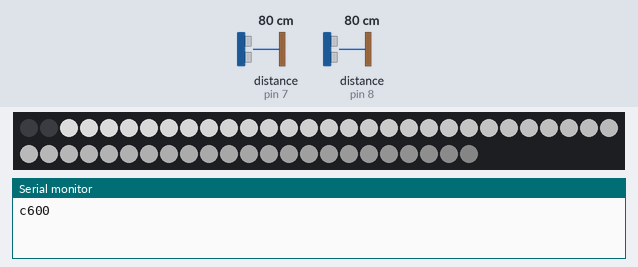
Recording of a sketch running on a simulated Arduino Uno, built with avr-gcc and run on an emulated ATmega328P. On the bench: 53 RGB LEDs in strip order, left to right, continuing on the next row, the last lines printed to the serial monitor. Inputs (shaded band) come from the test bench; at power-on: distance to the obstacle (sensors on pin 7, pin 8) 80 cm. The echo pulse lasts 58.3 µs per cm; dim RGB values are drawn brighter than linear.

Above: at 1.8 s.
1.9 s: distance to the obstacle (sensor on pin 7) set to 23 cm
At 2.61 s:
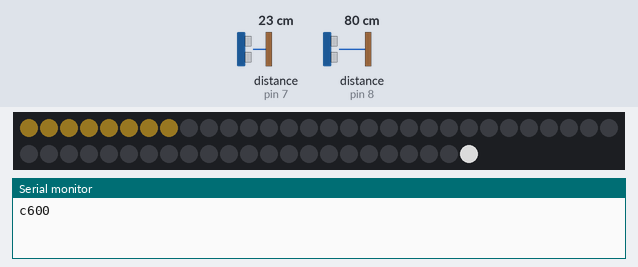
5.0 s: distance to the obstacle (sensor on pin 7) set to 18 cm
At 6.0 s:
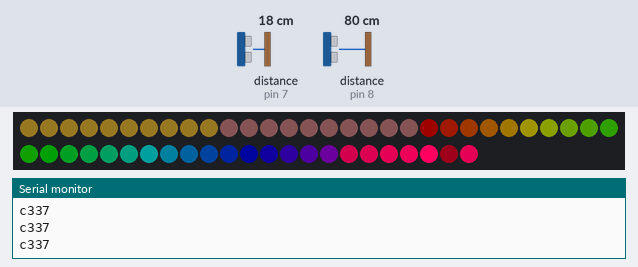
8.1 s: distance to the obstacle (sensor on pin 8) set to 60 cm
At 8.7 s:
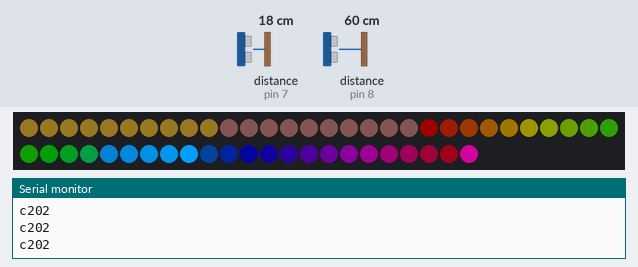
11.2 s: distance to the obstacle (sensor on pin 8) set to 97 cm
14.3 s: distance to the obstacle (sensor on pin 8) set to 104 cm
17.4 s: distance to the obstacle (sensor on pin 7) set to 35 cm
At 17.87 s:
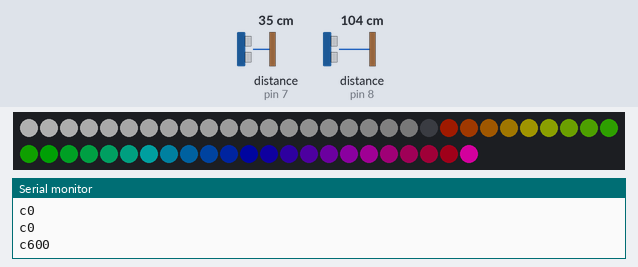

Measured:
- the behaviour switches between 21 and 20 cm on distance to the obstacle (sensor on pin 7) (found by bisection; images 1 and 2)
- after the input at 5.0 s, the LEDs: first differ from a run without the input after 0.41 s (image 2 shows a later state)
- after the input at 8.1 s, the LEDs: first change at once (image 3 shows a later state)
- after the input at 17.4 s, the LEDs: first change at once (image 4 shows a later state)

The sketch:

GLOW_Platform.ino
```cpp
// https://www.arduinoslovakia.eu/blog/2018/4/neopixel-ring-hsv-test?lang=en

bool debug = false;

#include "globals.h"
#include "leds.h"
#include "distance.h"

const int numReadings = 15;

int readings[numReadings];      // the readings from the analog input
int readIndex = 0;              // the index of the current reading
int total = 0;                  // the running total
int average = 0;                // the average

void setup() {
  initLed();

  Serial.begin(115200); // Starting Serial Terminal
  //  pixels.setBrightness(50);

  for (int thisReading = 0; thisReading < numReadings; thisReading++) {
    readings[thisReading] = 0;
  }
}

void loop() {

  readSonars();

  // Determine if reset is activated
  reset = (resetDistance > 20); // bool

  if(reset){
    sendDataToProcessing('c', calculateValue());
//    sendDataToProcessing('c', calculateValue());
    resetAnim();
    selectedPixel = 0;
    coldWhite(coldStart, coldEnd, true);
    warmWhite(warmStart, warmEnd, true);
    rgbSection(rgbStart, rgbEnd, true);
  }


  // mapping only if in range!
  if (footDistance < maxCalcDistance) {
    selectedPixel = (int) map(footDistance, 0, maxCalcDistance, 0, NUMPIXELS);

    // subtract the last reading:
    total = total - readings[readIndex];
    // read from the sensor:
    readings[readIndex] = selectedPixel;
    // add the reading to the total:
    total = total + readings[readIndex];
    // advance to the next position in the array:
    readIndex = readIndex + 1;

    // if we're at the end of the array...
    if (readIndex >= numReadings) {
      // ...wrap around to the beginning:
      readIndex = 0;
    }

    average = total / numReadings;
    selectedPixel = average;
  }


  if (debug) {
    Serial.print("footDistance: ");
    Serial.println(footDistance);

    Serial.print("resetDistance: ");
    Serial.println(resetDistance);

    Serial.print("reset: ");
    Serial.println(reset);

    Serial.print("selectedPixel: ");
    Serial.println(selectedPixel);
  }

  coldWhite(coldStart, coldEnd, false);
  warmWhite(warmStart, warmEnd, false);
  rgbSection(rgbStart, rgbEnd, false);

  // IMPORTANT OR PIXELS WILL NOT UPDATE
  pixels.show();

  // Keep last selected pixel in memory
  lastSelectedPixel = selectedPixel;

  if (debug) {
    Serial.print("Value: ");
    Serial.println(calculateValue());
  }
  else {
    sendDataToProcessing('c', calculateValue());
  }


  if (debug) {
    Serial.println();
  }

  delay(1);
}


int calculateValue() {

  if (inRange(lastSelectedPixel, coldStart, coldEnd-3)) {
    return 400;
  } else if (inRange(lastSelectedPixel, warmStart, warmEnd)) {
    return 500;
  } else if (reset) {
    return 600;
  } else {
    return constrain(map(lastSelectedPixel, rgbStart, rgbEnd, 0, 360), 0, 360);
  }

}

// From https://github.com/howieliang/Weka4P
void sendDataToProcessing(char symbol, int data) {
  Serial.print(symbol);  // symbol prefix of data type
  Serial.println(data);  // the integer data with a carriage return
}
```

distance.h
```cpp
#include <NewPing.h>

#define SONAR_NUM 2      // Number of sensors.
#define MAX_DISTANCE 100 // Maximum distance (in cm) to ping.

#define FOOT_TRIGGER 12
#define FOOT_ECHO 8

#define RESET_TRIGGER 3
#define RESET_ECHO 7

int maxCalcDistance = 85;

NewPing sonar[SONAR_NUM] = {   // Sensor object array.
  NewPing(FOOT_TRIGGER, FOOT_ECHO, MAX_DISTANCE), // Each sensor's trigger pin, echo pin, and max distance to ping.
  NewPing(RESET_TRIGGER, RESET_ECHO, MAX_DISTANCE),
};

int footDistance = -1;
int resetDistance = -1;

void readSonars(){
  for (int i = 0; i < SONAR_NUM; i++) { // Loop through each sensor and display results.
    delay(5); // Wait 50ms between pings (about 20 pings/sec). 29ms should be the shortest delay between pings.

    if(i == 0){
      footDistance = sonar[i].ping_cm();
    }
    else if (i == 1) {
      resetDistance = sonar[i].ping_cm();
    }
  }
}
```

globals.h
```cpp
// NeoPixel
#include <Adafruit_NeoPixel.h>

#define PIN        6 // On Trinket or Gemma, suggest changing this to 1
#define NUMPIXELS 53 // Popular NeoPixel ring size

Adafruit_NeoPixel pixels(NUMPIXELS, PIN, NEO_GRB + NEO_KHZ800);

#define MAXHUE 256*6

// Control

int lastSelectedPixel = 0;
int selectedPixel = NUMPIXELS;
int previousParkingDistance;

bool reset = false;


// Calculate the start and stops of of the feet.
// All is calculated in pixels!

const int coldPercent = 20;
const int warmPercent = 20;
const int rgbPercent = 61;

const int coldStart = 0;
const int coldEnd = map(coldPercent, 0, 100, 0, NUMPIXELS);
const int warmStart = coldEnd;
const int warmEnd = warmStart + map(warmPercent, 0, 100, 0, NUMPIXELS);
const int rgbStart = warmEnd;
const int rgbEnd = rgbStart + map(rgbPercent, 0, 100, 0, NUMPIXELS);
```

leds.h
```cpp
void testAnim() {
  // Test all pixels
  for (int i = 0; i < NUMPIXELS; i++) {
    pixels.setPixelColor(i, pixels.Color(0, 150, 0));
    pixels.show();
    delay(10);
  }
}

void initLed() {
  pixels.begin();
  testAnim();
}


// This code is some kind of "Black Box".
// Don't try to understand.
// https://www.arduinoslovakia.eu/blog/2018/4/neopixel-ring-hsv-test?lang=en

uint32_t getPixelColorHsv(uint16_t n, uint16_t h, uint8_t s, uint8_t v) {

  uint8_t r, g, b;

  if (!s) {
    // Monochromatic, all components are V
    r = g = b = v;
  } else {
    uint8_t sextant = h >> 8;
    if (sextant > 5)
      sextant = 5;  // Limit hue sextants to defined space

    g = v;    // Top level

    // Perform actual calculations

    /*
       Bottom level:
       --> (v * (255 - s) + error_corr + 1) / 256
    */
    uint16_t ww;        // Intermediate result
    ww = v * (uint8_t)(~s);
    ww += 1;            // Error correction
    ww += ww >> 8;      // Error correction
    b = ww >> 8;

    uint8_t h_fraction = h & 0xff;  // Position within sextant
    uint32_t d;      // Intermediate result

    if (!(sextant & 1)) {
      // r = ...slope_up...
      // --> r = (v * ((255 << 8) - s * (256 - h)) + error_corr1 + error_corr2) / 65536
      d = v * (uint32_t)(0xff00 - (uint16_t)(s * (256 - h_fraction)));
      d += d >> 8;  // Error correction
      d += v;       // Error correction
      r = d >> 16;
    } else {
      // r = ...slope_down...
      // --> r = (v * ((255 << 8) - s * h) + error_corr1 + error_corr2) / 65536
      d = v * (uint32_t)(0xff00 - (uint16_t)(s * h_fraction));
      d += d >> 8;  // Error correction
      d += v;       // Error correction
      r = d >> 16;
    }

    // Swap RGB values according to sextant. This is done in reverse order with
    // respect to the original because the swaps are done after the
    // assignments.
    if (!(sextant & 6)) {
      if (!(sextant & 1)) {
        uint8_t tmp = r;
        r = g;
        g = tmp;
      }
    } else {
      if (sextant & 1) {
        uint8_t tmp = r;
        r = g;
        g = tmp;
      }
    }
    if (sextant & 4) {
      uint8_t tmp = g;
      g = b;
      b = tmp;
    }
    if (sextant & 2) {
      uint8_t tmp = r;
      r = b;
      b = tmp;
    }
  }
  return ((uint32_t)r << 16) | ((uint32_t)g << 8) | b;
}

bool inRange(int pixel, int minPixel, int maxPixel) {
  if (pixel > minPixel && pixel < maxPixel) {
    return true;
  }
  else {
    return false;
  }
}


void rgbSection(int startPixel, int stopPixel, bool isAnim) {

  for (int i = startPixel; i < stopPixel; i++) {

    int count = stopPixel - startPixel;
    uint16_t h = map(i, startPixel, stopPixel, 0, count) * (MAXHUE / count);

    if (inRange(selectedPixel, rgbStart-3, rgbEnd)) {

      if (selectedPixel == i) {
        pixels.setPixelColor(i - 4, getPixelColorHsv(i, h, 255, 125));
        pixels.setPixelColor(i - 3, getPixelColorHsv(i, h, 255, 150));
        pixels.setPixelColor(i - 2, getPixelColorHsv(i, h, 255, 175));
        pixels.setPixelColor(i - 1, getPixelColorHsv(i, h, 255, 200));
        pixels.setPixelColor(i + 0, getPixelColorHsv(i, h, 255, 255));
        pixels.setPixelColor(i + 1, getPixelColorHsv(i, h, 255, 200));
        pixels.setPixelColor(i + 2, getPixelColorHsv(i, h, 255, 175));
        pixels.setPixelColor(i + 3, getPixelColorHsv(i, h, 255, 150));
        pixels.setPixelColor(i + 4, getPixelColorHsv(i, h, 255, 125));
      }
      else {
        pixels.setPixelColor(i + 0, getPixelColorHsv(i, h, 255, 255 / 8));
      }
    }
    else {
      pixels.setPixelColor(i + 0, getPixelColorHsv(i, h, 255, 255 / 8));
    }

    if(isAnim){
      delay(10);
      pixels.show();
    }
  }
}


void coldWhite(int startPixel, int stopPixel, bool isAnim) {
  for (int i = startPixel; i < stopPixel; i++) {
    //    int b = (int) map(i, startPixel, stopPixel, 0, 255);

    if (inRange(selectedPixel, coldStart, coldEnd-3)) {
      pixels.setPixelColor(i, getPixelColorHsv(i, 190, 190, 190 / 2));
    }
    else {
      pixels.setPixelColor(i, getPixelColorHsv(i, 190, 190, 190 / 8));
    }

    if(isAnim){
      delay(10);
      pixels.show();
    }

  }
}

void warmWhite(int startPixel, int stopPixel, bool isAnim) {
  for (int i = startPixel; i < stopPixel; i++) {
    if (inRange(selectedPixel, warmStart, warmEnd)) {
      pixels.setPixelColor(i, getPixelColorHsv(i, 33, 87, 69));
    }
    else {
      pixels.setPixelColor(i, getPixelColorHsv(i, 33, 87, 69 / 8));
    }

    if(isAnim){
      delay(10);
      pixels.show();
    }
  }
}


void resetAnim() {
  // Test all pixels

  int trail = NUMPIXELS;
  for (int i = 0; i < NUMPIXELS + trail; i++) {

    for (int j = 0; j < trail; j++) {
      int bright = map(j, 0, trail, 0, 150);
      pixels.setPixelColor(i - j, pixels.Color(bright, bright, bright));
    }

    for(int x = 0; x < i - trail; x++){
      pixels.setPixelColor(x, pixels.Color(0, 0, 0));
    }

    pixels.show();
    delay(10);
  }

}
```
